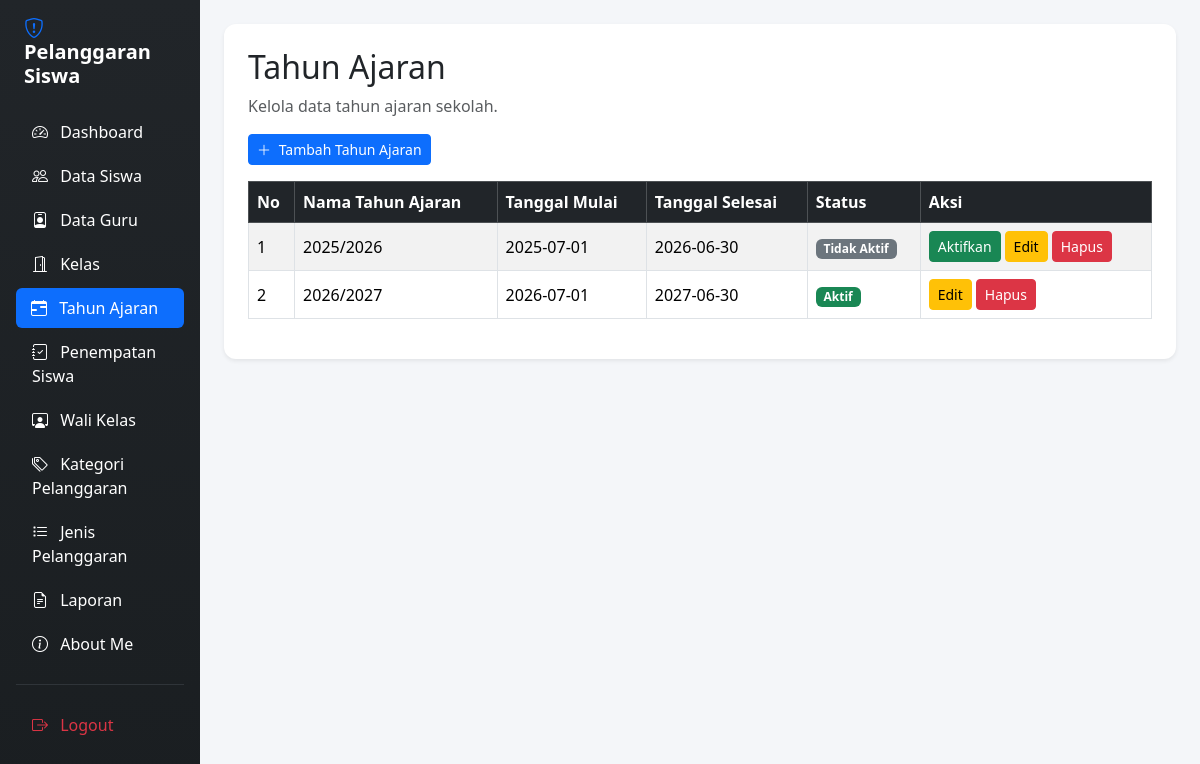
Screenshot of /tahun_ajaran.php (signed in) with the database file from the repository.
### tables this page shows
CREATE TABLE `t_tahun_ajaran` (
  `id` int(11) NOT NULL,
  `nama` varchar(20) DEFAULT NULL,
  `tanggal_mulai` date NOT NULL,
  `tanggal_selesai` date NOT NULL,
  `status_aktif` tinyint(1) NOT NULL,
  `created_at` timestamp NOT NULL DEFAULT current_timestamp(),
  `updated_at` timestamp NOT NULL DEFAULT current_timestamp()
);

### tahun_ajaran.php (the view, shortened to what this page needs)
<?php
include "config/koneksi.php";
$sql = "SELECT * FROM t_tahun_ajaran ORDER BY id DESC";
$query = mysqli_query($koneksi, $sql);
?>
<!DOCTYPE html>
<html lang="id">
<head>
    <link href="https://cdn.jsdelivr.net/npm/bootstrap@5.3.3/dist/css/bootstrap.min.css"
          rel="stylesheet">
    <link href="https://cdn.jsdelivr.net/npm/bootstrap-icons@1.11.3/font/bootstrap-icons.min.css"
          rel="stylesheet">
    <link href="https://cdn.datatables.net/2.3.4/css/dataTables.bootstrap5.min.css"
          rel="stylesheet">
</head>
<body>
<div class="container-fluid">
    <div class="row">
        <div class="col-md-3 col-lg-2 sidebar min-vh-100 p-3">
            <h4 class="text-white mb-4 fw-bold fs-5 px-2">
                <i class="bi bi-shield-exclamation text-primary me-2"></i> Pelanggaran Siswa
            </h4>
            <ul class="nav nav-pills flex-column gap-1">
                <li class="nav-item">
                    <a href="dashboard.php"
                       class="nav-link text-white">
                        <i class="bi bi-speedometer2 me-2"></i> Dashboard
                    </a>
                </li>
                <li class="nav-item">
                    <a href="data_siswa.php"
                       class="nav-link text-white">
                        <i class="bi bi-people me-2"></i> Data Siswa
                    </a>
                </li>
                <li class="nav-item">
                    <a href="data_guru.php"
                       class="nav-link text-white">
                        <i class="bi bi-person-badge me-2"></i> Data Guru
                    </a>
                </li>
                <li class="nav-item">
                    <a href="kelas.php"
                       class="nav-link text-white">
                        <i class="bi bi-door-open me-2"></i> Kelas
                    </a>
                </li>
                <li class="nav-item">
                    <a href="tahun_ajaran.php"
                       class="nav-link active">
                        <i class="bi bi-calendar-range me-2"></i> Tahun Ajaran
                    </a>
                </li>
                <li class="nav-item">
                    <a href="penepatan_siswa.php"
                       class="nav-link text-white">
                        <i class="bi bi-journal-check me-2"></i> Penempatan Siswa
                    </a>
                </li>
                <li class="nav-item">
                    <a href="walikelas.php"
                       class="nav-link text-white">
                        <i class="bi bi-person-workspace me-2"></i> Wali Kelas
                    </a>
                </li>
                <li class="nav-item">
                    <a href="kategori_pelanggaran.php"
                       class="nav-link text-white">
                        <i class="bi bi-tags me-2"></i> Kategori Pelanggaran
                    </a>
                </li>
                <li class="nav-item">
                    <a href="jenis_pelanggaran.php"
                       class="nav-link text-white">
                        <i class="bi bi-list-task me-2"></i> Jenis Pelanggaran
                    </a>
                </li>
                <li class="nav-item">
                    <a href="laporan.php"
                       class="nav-link text-white">
                        <i class="bi bi-file-earmark-text me-2"></i> Laporan
                    </a>
                </li>
                <li class="nav-item">
                    <a href="aboutme.php"
                       class="nav-link text-white">
                        <i class="bi bi-info-circle me-2"></i> About Me
                    </a>
                </li>
                <hr class="text-secondary my-3">
                <li class="nav-item">
                    <a href="logout.php"
                       class="nav-link text-danger">
                        <i class="bi bi-box-arrow-right me-2"></i> Logout
                    </a>
                </li>
            </ul>
        </div>
        <main class="col-md-9 col-lg-10 p-4">
            <div class="card shadow-sm p-4 bg-white">
                <h2>Tahun Ajaran</h2>
                <p class="text-muted">Kelola data tahun ajaran sekolah.</p>
                <div class="mb-3">
                    <a href="tambah_tahun_ajaran.php"
                       class="btn btn-primary btn-sm">
                        <i class="bi bi-plus-lg me-1"></i> Tambah Tahun Ajaran
                    </a>
                </div>
                <div class="table-responsive">
                    <table id="tabelTahunAjaran"
                           class="table table-bordered table-striped table-hover align-middle w-100">
                        <thead class="table-dark">
                            <tr>
                                <th>No</th>
                                <th>Nama Tahun Ajaran</th>
                                <th>Tanggal Mulai</th>
                                <th>Tanggal Selesai</th>
                                <th>Status</th>
                                <th>Aksi</th>
                            </tr>
                        </thead>
                        <tbody>
                        <?php
                        $no = 1;
                        if (mysqli_num_rows($query) > 0) {
                            while ($data = mysqli_fetch_assoc($query)) {
                        ?>
                            <tr>
                                <td>
                                    <?= $no++; ?>
                                </td>
                                <td>
                                    <?= htmlspecialchars($data['nama'] ?? ''); ?>
                                </td>
                                <td>
                                    <?= htmlspecialchars($data['tanggal_mulai'] ?? ''); ?>
                                </td>
                                <td>
                                    <?= htmlspecialchars($data['tanggal_selesai'] ?? ''); ?>
                                </td>
                                <td>
                                    <?php if (($data['status_aktif'] ?? 0) == 1) { ?>
                                        <span class="badge bg-success">
                                            Aktif
                                        </span>
                                    <?php } else { ?>
                                        <span class="badge bg-secondary">
                                            Tidak Aktif
                                        </span>
                                    <?php } ?>
                                </td>
                                <td>
                                    <div class="d-flex gap-1">
                                        <?php if (($data['status_aktif'] ?? 0) == 0) { ?>
                                            <a href="tahun_ajaran.php?aktifkan=<?= urlencode((string)$data['id']); ?>"
                                               class="btn btn-success btn-sm"
                                               onclick="return confirm('Aktifkan tahun ajaran ini? Tahun ajaran lain akan otomatis dinonaktifkan.');">
                                                Aktifkan
                                            </a>
                                        <?php } ?>
                                        <a href="edit_tahun_ajaran.php?id=<?= urlencode((string)$data['id']); ?>"
                                           class="btn btn-warning btn-sm">
                                            Edit
                                        </a>
                                        <a href="hapus_tahun_ajaran.php?id=<?= urlencode((string)$data['id']); ?>"
                                           class="btn btn-danger btn-sm"
                                           onclick="return confirm('Yakin ingin menghapus data tahun ajaran ini?');">
                                            Hapus
                                        </a>
                                    </div>
                                </td>
                            </tr>
                        <?php
                            }
                        }
                        ?>
                        </tbody>
                    </table>
                </div>
            </div>
        </main>
    </div>
</div>
</body>
</html>

### tahun_ajaran.php (style rules this page uses)
body { background-color: #f4f6f9; }
.nav-link { transition: all 0.3s ease; border-radius: 6px; }
.nav-link:hover, .nav-link.active { background-color: #0d6efd !important; color: white !important; padding-left: 15px; }
#tabelTahunAjaran th, #tabelTahunAjaran td { vertical-align: middle; }
.card { border: none; border-radius: 12px; }
.sidebar { background: linear-gradient(180deg, #212529 0%, #1a1e21 100%); }

### rows the page displays
t_tahun_ajaran: nama "2025/2026", tanggal_mulai "2025-07-01", tanggal_selesai "2026-06-30", status_aktif "Tidak Aktif"
t_tahun_ajaran: nama "2026/2027", tanggal_mulai "2026-07-01", tanggal_selesai "2027-06-30", status_aktif "Aktif"
